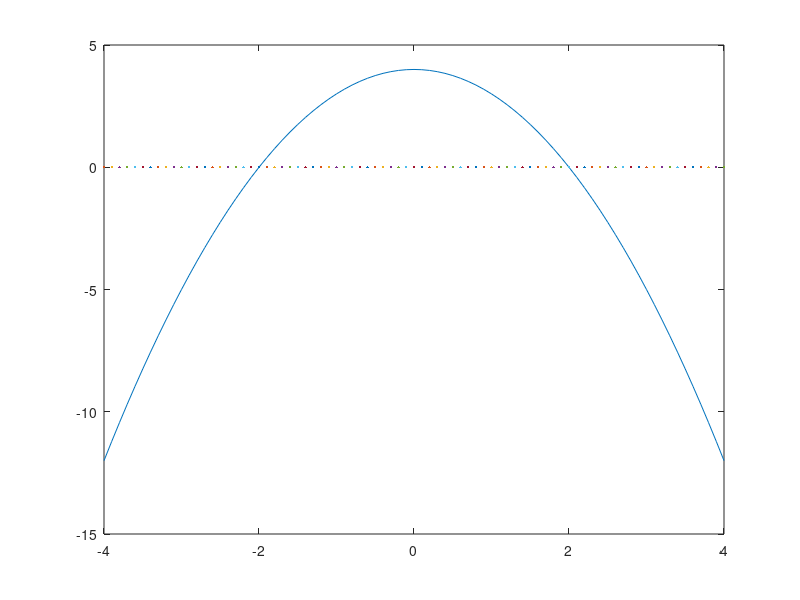

Recreate this plot in MATLAB. (Note: this script raises an error after producing the figure.)
% Programs 13a - Animation of a Simple Curve.
% Chapter 13 - Bifurcation Theory.
% Copyright Springer 2014. Stephen Lynch.

% The curve y=mu-x^2, for mu from -4 to +4.
clear
axis tight
% Record the movie
x=-4:.1:4;
for n = 1:9 
    plot(x,(n-5)-x.^2,x,0);
    M(n) = getframe;
end
% Use the movieviewer to watch the animation.
movieview(M)

% End of Programs 13a.